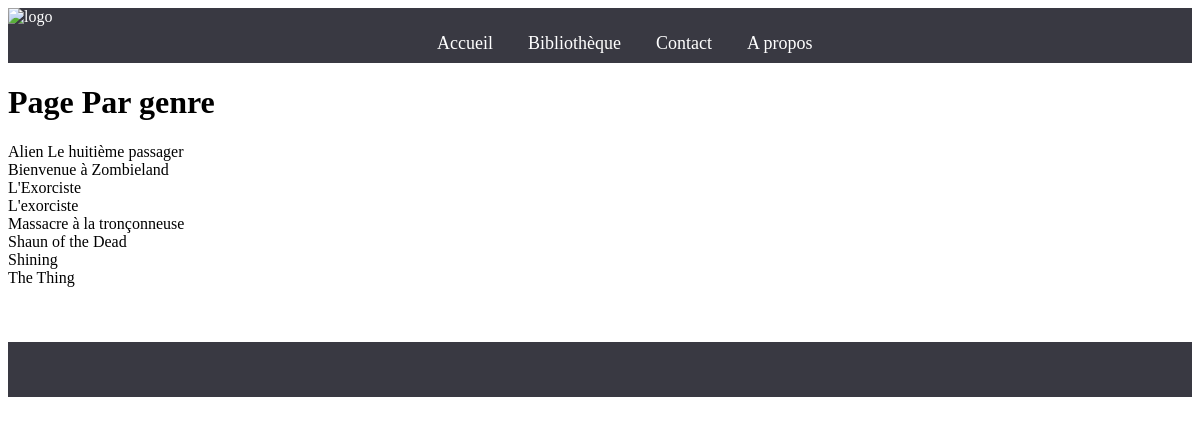
The app's page /base.php with its own data.
### tables this page shows
CREATE TABLE `films` (
  `movie_id` int(11) NOT NULL,
  `movie_title` varchar(255) NOT NULL,
  `movie_genre` varchar(255) NOT NULL,
  `movie_description` text NOT NULL
);

### base.php (the view, shortened to what this page needs)
<?php include("include/header.php"); ?>
<h1>Page Par genre</h1>
<?php
$reponse = $bdd->query('SELECT movie_title FROM films WHERE movie_genre=\'horreur\' ORDER BY movie_title');
while ($donnees = $reponse->fetch())
{
echo $donnees['movie_title'] . '<br />';
}
?>
<?php include("include/footer.php"); ?>

### records on screen
films: movie_title "Alien Le huitième passager"
films: movie_title "Bienvenue à Zombieland"
films: movie_title "L'Exorciste"
films: movie_title "L'exorciste"
films: movie_title "Massacre à la tronçonneuse"
films: movie_title "Shaun of the Dead"
films: movie_title "Shining"
films: movie_title "The Thing"
